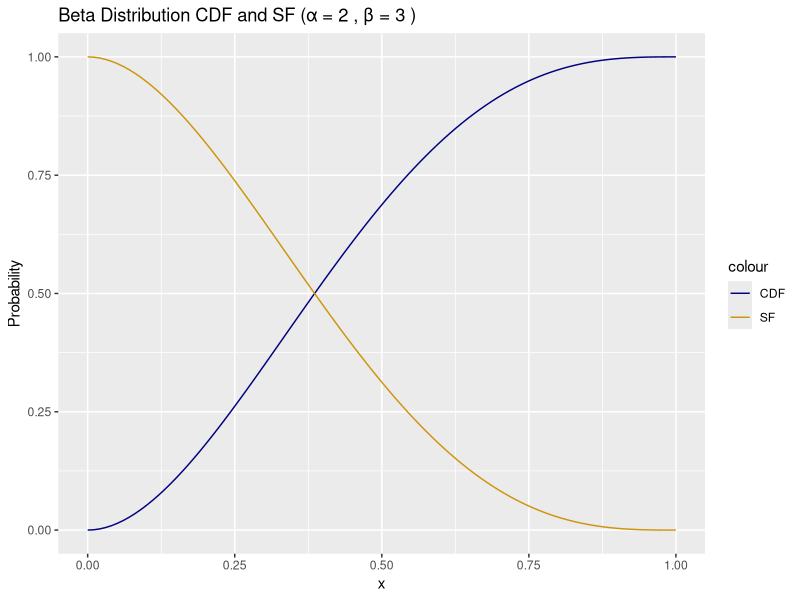

Recreate this plot in R.
suppressWarnings({library(ggplot2)})

# Function to plot CDF and SF
plot_beta_cdf_sf <- function(alpha, beta) {
  x <- seq(0, 1, length.out = 100)
  cdf <- pbeta(x, alpha, beta)
  sf <- pbeta(x, alpha, beta, lower.tail = FALSE)
  data <- data.frame(x = x, cdf = cdf, sf = sf)
  ggplot(data, aes(x = x)) +
    geom_line(aes(y = cdf, color = "CDF")) +
    geom_line(aes(y = sf, color = "SF")) +
    labs(title = paste("Beta Distribution CDF and SF (α =", alpha, ", β =", beta, ")"),
         x = "x", y = "Probability") +
    scale_color_manual(values = c("CDF" = "navyblue", "SF" = "darkgoldenrod3"))
}

# Plot CDF and SF
plot_beta_cdf_sf(2, 3)